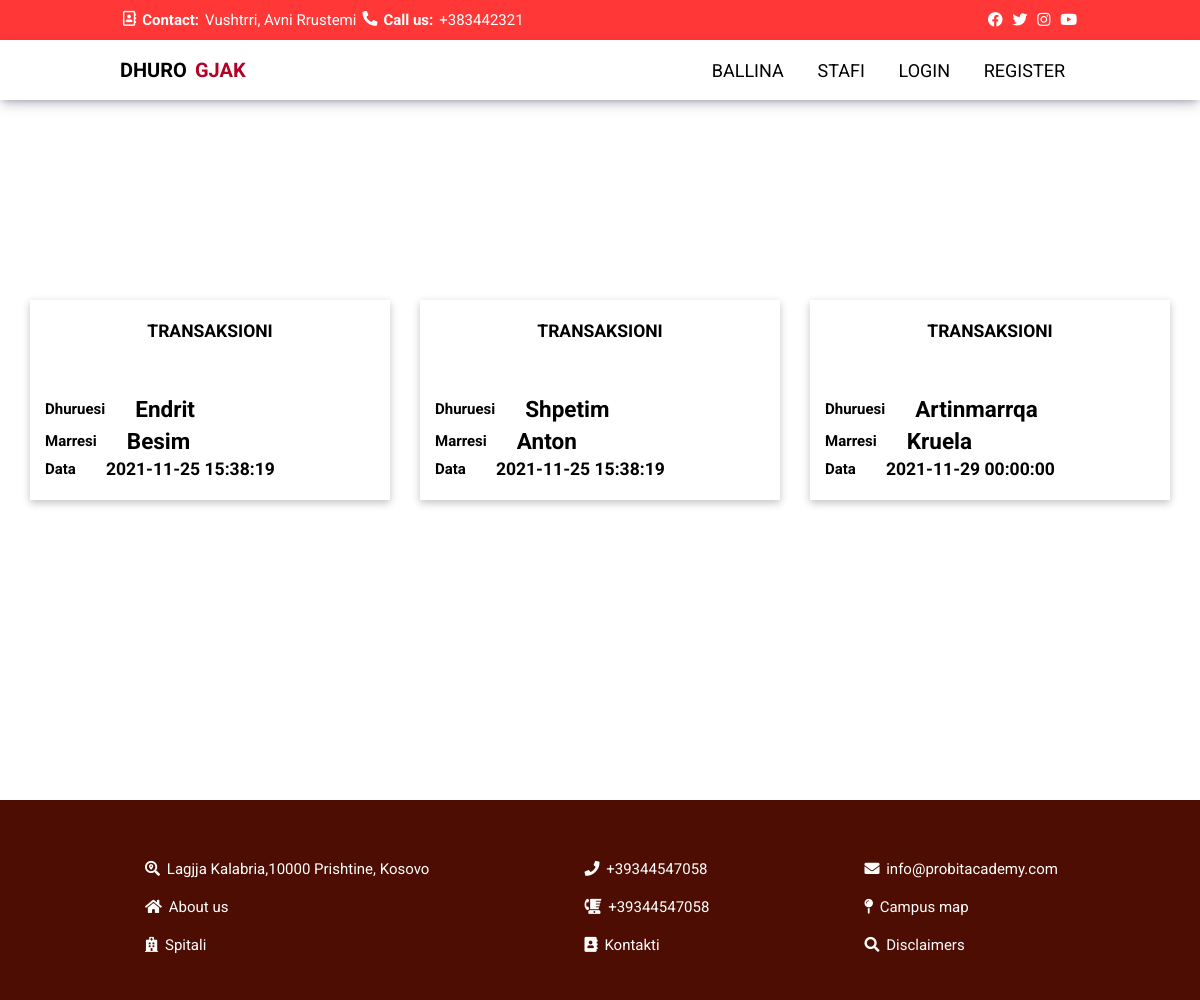
Screenshot of /transaksionet.php with the database file from the repository.
### tables this page shows
CREATE TABLE `transaksioni` (
  `transID` int(11) NOT NULL,
  `mjekuID` int(11) NOT NULL,
  `dataDhenies` datetime NOT NULL,
  `sasia` decimal(11,0) DEFAULT NULL,
  `marresiID` int(11) NOT NULL,
  `gjakuID` int(11) NOT NULL
);

CREATE TABLE `dhuruesi` (
  `dhuruesiID` int(11) NOT NULL,
  `emri` varchar(50) NOT NULL,
  `mbiemri` varchar(50) NOT NULL,
  `adresa` varchar(60) NOT NULL,
  `email` varchar(100) NOT NULL,
  `telefoni` varchar(20) NOT NULL,
  `dtl` date NOT NULL,
  `tipiGjakut` varchar(3) NOT NULL,
  `password` varchar(255) NOT NULL
);

CREATE TABLE `marresi` (
  `marresiID` int(11) NOT NULL,
  `emri` varchar(50) NOT NULL,
  `mbiemri` varchar(50) NOT NULL,
  `adresa` varchar(60) NOT NULL,
  `email` varchar(100) NOT NULL,
  `telefoni` varchar(20) NOT NULL,
  `dtl` date NOT NULL,
  `tipiGjakut` varchar(3) NOT NULL
);

### inc/sqlFunctions.php (called while the page is built, shortened)
<?php
function connection()
{
    $dbCon = mysqli_connect('localhost', 'root', '', 'blooddb');
    return $dbCon;
}
function merrTransaksionet()
{
    $dbCon = connection();
    $sql = "SELECT dh.emri as dhuruesi, m.emri as marresi, t.dataDhenies as dataa from transaksioni t inner join dhurimi_i_gjakut";
    $sql .= " dhu ON t.gjakuID=dhu.gjakuID INNER join dhuruesi dh ON dh.dhuruesiID = dhu.dhuruesiID inner join marresi";
    $sql .= " m on m.marresiID =t.marresiID";
    return $result = mysqli_query($dbCon, $sql);
}

### transaksionet.php (the view)
<?php include "inc/header.php"; ?>
<div class="trans-container">
    <?php
    $transaksionet = merrTransaksionet();
    while ($transaksioni = mysqli_fetch_assoc($transaksionet)) {
    ?>
        <div class="trans-card">
            <div class="register-header">
                <h3>TRANSAKSIONI</h1>
            </div>
            <div class="dhuruesi">
                <h4>Dhuruesi</h4>
                <h2>
                    <?= $transaksioni["dhuruesi"]; ?>
                </h2>
            </div>
            <div class="marresi">
                <h4>Marresi</h4>
                <h2>
                    <?= $transaksioni["marresi"]; ?>
                </h2>
            </div>
            <div class="dataa">
                <h4>Data</h4>
                <h3>
                    <?= $transaksioni["dataa"]; ?>
                </h3>
            </div>
        </div>
    <?php } ?>
</div>
<?php include "inc/footer.php"; ?>

### style.css (style rules this page uses)
* { margin: 0; padding: 0; box-sizing: border-box; }
html, body { font-size: 15px; font-family: "Roboto", sans-serif; }
.register-header { align-self: center; margin-bottom: 50px; }
.trans-container { width: 100%; display: flex; flex-wrap: wrap; justify-content: space-evenly; align-items: center; height: 100vh; }
.trans-card { width: 30%; height: 200px; padding: 15px; display: flex; flex-wrap: wrap; flex-direction: column; justify-content: space-evenly; align-items: flex-start; box-shadow: rgba(0, 0, 0, 0.24) 0px 3px 8px; }
.dhuruesi, .marresi, .dataa { display: flex; justify-content: space-between; align-items: center; }
.trans-card h4 { padding-right: 30px; }

### rows the page displays
transaksioni: dhuruesi.emri "Endrit", marresiID.emri "Besim", dataDhenies "2021-11-25 15:38:19"
transaksioni: dhuruesi.emri "Shpetim", marresiID.emri "Anton", dataDhenies "2021-11-25 15:38:19"
transaksioni: dhuruesi.emri "Artinmarrqa", marresiID.emri "Kruela", dataDhenies "2021-11-29 00:00:00"
